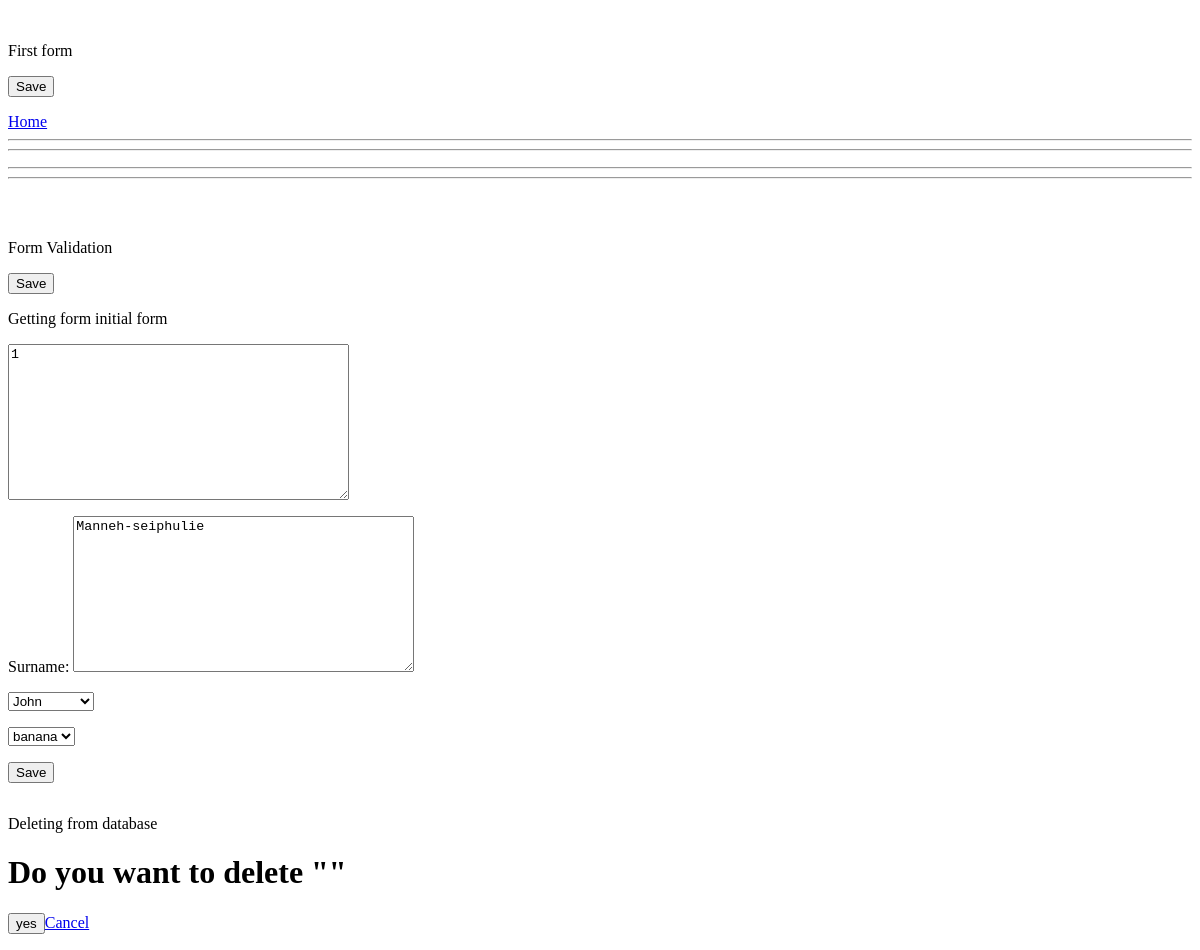
Before: /backend3 with the older database file.
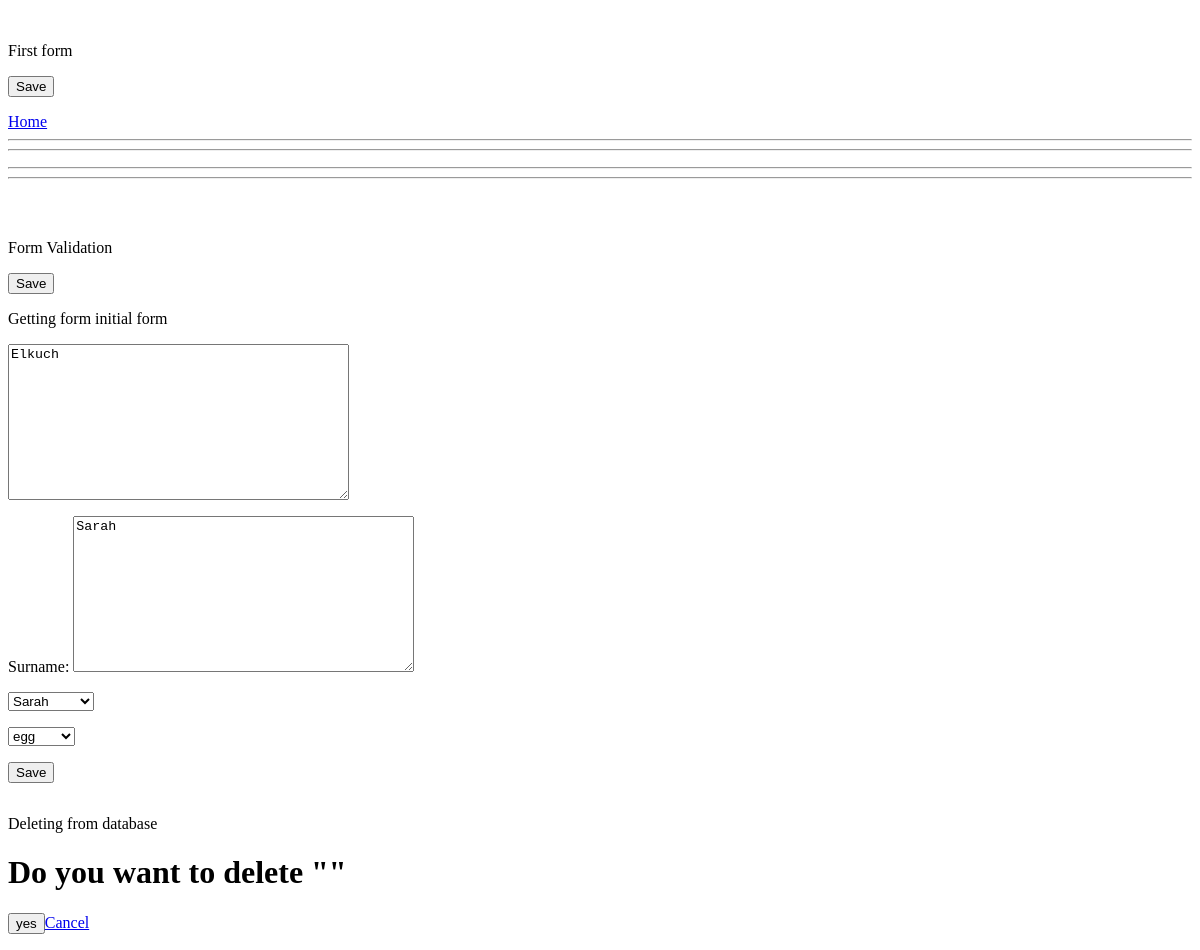
After: the same page with the newer database file.
### manneh/models.py (models this page shows, shortened)
class Manneh(models.Model):
    firstname = models.CharField(max_length=50)
    surname = models.CharField(max_length=50)
    member_choice = [
        ('father','John'),
        ('mother', 'Sarah'),
        ('baby', 'Emmanuel'),
        ]
    member_fields = models.CharField(
        max_length=30,
        choices=member_choice,
        default = 'null'
        )
    emptyList = [('1','egg'),('2','banana')]
    emptyList_fields = models.CharField(
        max_length=50,
        choices = emptyList,
        default = 'null')

### manneh/views.py (the view)
# urls.py: url(r'^backend3$', manneh.views.backend3, name='backend3'),
def backend3(request):
   initial_data = {
       'surname':'This is my name'
       }
   obj = Manneh.objects.get(id=1)
   rawform = PassingFormInstance(request.POST or None, instance = obj )
   if rawform.is_valid():
       rawform.save()
   context = {
            'rawform':rawform
     }
   return render(request,'labeh.html',context)

### manneh/forms.py
class PassingFormInstance(forms.ModelForm):
     firstname        = forms.CharField(label='',required=True,
                       widget=forms.Textarea(
                       attrs={'placeholder':'First name'}
                         )
                       )
     surname          = forms.CharField(required=True,
                      widget=forms.Textarea(
                       attrs={'placeholder':'Last name'}
                        )
                      )
     member_fields    = forms.ChoiceField(
                       choices=Manneh.member_choice,
                       label="",
                       initial='',
                       widget=forms.Select(),
                       required = True)
     emptyList_fields = forms.ChoiceField(
                       choices=Manneh.emptyList,
                       label="",
                       initial='',
                       widget=forms.Select(),
                       required = True)
     class Meta:
        model = Manneh
        fields = [
            'firstname',
            'surname',
            'member_fields',
            'emptyList_fields'
            ]

### manneh/inappTemplates/labeh.html (shortened to what this page needs)
<!DOCTYPE html>
<html lang="en" xmlns="http://www.w3.org/1999/xhtml">
<head>
</head>
<body>
    <p>First form </p>
  <form method="POST">
      <input id="save" type="submit" value="Save" />
  </form>
    <a href="{% url 'home' %}">Home</a>
<hr />
<hr />
<hr />
<hr />
    <br />
    <br />
    <p>Form Validation</p>
     <form action="../create2" method ="POST">
      <input id="save" type="submit" value="Save" />
  </form>
    <p>Getting form initial form </p>
    <form action="./backend3" method="post">
            {{rawform.as_p}}
      <input  type="submit" value="Save" />
    </form>
     <p>Deleting from database </p>
    <form action="../delete/{{d_id}}" method="post">
        <h1>Do you want to delete "{{ obj.surname }}"</h1>
      <input  type="submit" value="yes" /><a href="../">Cancel</a>
    </form>
</body>
</html>

Changed rows visible on the page:
changed Manneh: firstname "1" → "Elkuch"; surname "Manneh-seiphulie" → "Sarah"; member_fields "John" → "Sarah"; emptyList_fields "banana" → "egg"
